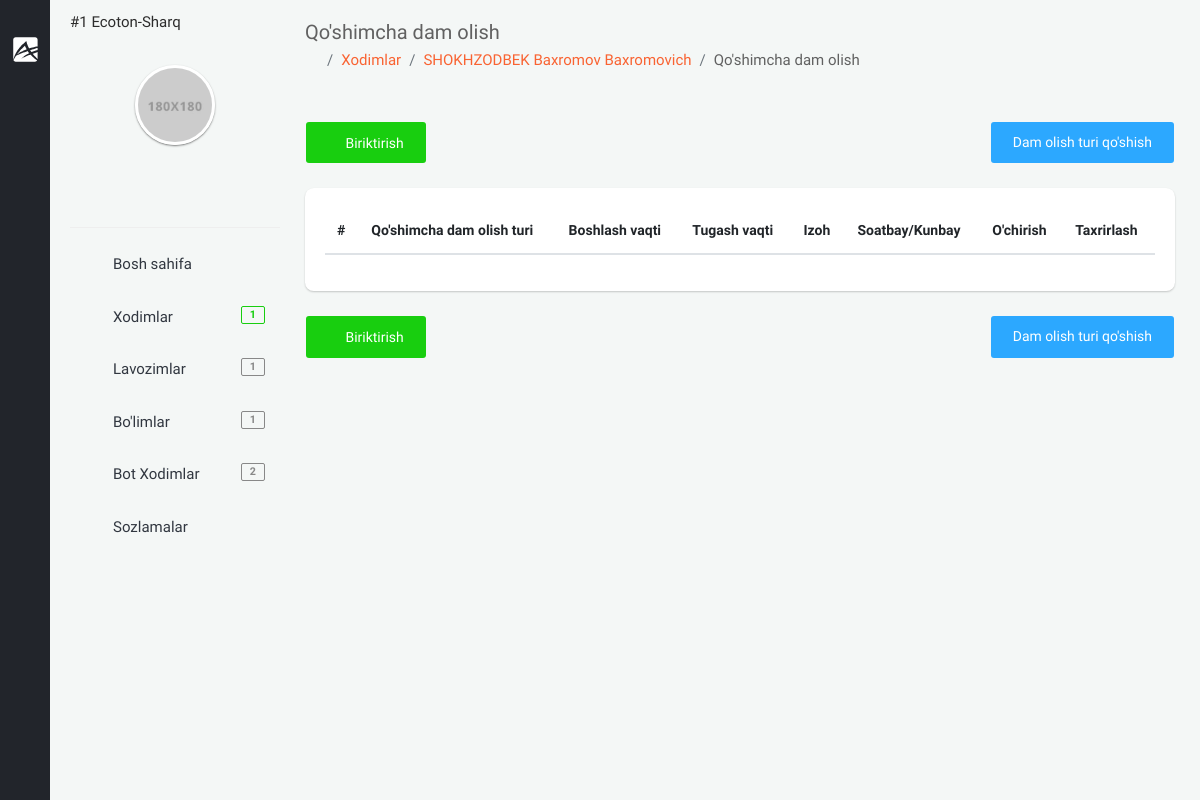
Page /backoffice/vacation/4 (signed in) on the committed database.
### app/models.py (models this page shows, shortened)
class User(AbstractUser):
    branch = models.ForeignKey(Branch, on_delete=models.CASCADE, null=True, blank=True, verbose_name="Filial")
    company = models.ForeignKey("Company", on_delete=models.CASCADE, null=True, blank=True, verbose_name='Kompaniya')
    is_director = models.BooleanField(default=True)
    created_at = models.DateTimeField(auto_now_add=True)
    class Meta:
        verbose_name_plural = "HR"

class Company(models.Model):
    name = models.CharField(max_length=100, verbose_name="Kompaniya nomi")
    phone = models.CharField(max_length=25, null=True, blank=True, verbose_name="Kompaniya telefon raqami")
    type = models.ForeignKey(TypeCompany, on_delete=models.CASCADE, null=True, blank=True,
                             verbose_name="Kompaniya turi")
    address = models.CharField(max_length=255, null=True, blank=True, verbose_name="Kompaniya manzili")
    creator = models.CharField(max_length=255, null=True, blank=True, verbose_name="Kompaniya asoschisi")
    text = RichTextUploadingField(null=True, blank=True, verbose_name="Kompaniya haqida qisqacha ma'lumot")
    video = models.FileField(upload_to='company/video/', null=True, blank=True,
                             verbose_name="Kompaniya haqida qisqacha video")
    info = models.TextField(null=True, blank=True, verbose_name="Bot uchun qisqacha ma'lumot")
    logo = models.ImageField(upload_to='company/image/', null=True, blank=True, verbose_name="Kompaniya logotipi")
    amount_of_staff = models.IntegerField(verbose_name="Hodimlar soni", default=1)
    created_at = models.DateTimeField(auto_now_add=True)
    def __str__(self):
        return f'#{self.id}  {self.name}'
    class Meta:
        ordering = ['-created_at']
        verbose_name_plural = "Kompaniya ma'lumotini qo'shish"

class Staff(models.Model):
    GENDER = (
        ('male', 'Erkak'),
        ('female', 'Ayol')
    )
    company = models.ForeignKey(Company, on_delete=models.CASCADE, verbose_name="Kompaniya")
    first_name = models.CharField(null=True, blank=True, max_length=255, verbose_name="Ism")
    second_name = models.CharField(null=True, blank=True, max_length=255, verbose_name="Familiya")
    last_name = models.CharField(null=True, blank=True, max_length=255, verbose_name="Otasining ismi")
    birth_date = models.DateField(null=True, blank=True, verbose_name="Tug'ilgan sana")
    gender = models.CharField(choices=GENDER, max_length=10, verbose_name="Jinsi")
    tabel_number = models.PositiveIntegerField(null=True, blank=True, verbose_name="Tabel raqami")
    start_work_at = models.DateField(null=True, blank=True, verbose_name="Ish boshlagan sana")
    account_number = models.BigIntegerField(null=True, blank=True, verbose_name="Xisob raqami")
    email = models.EmailField(unique=True, verbose_name="Elektron manzil")
    mobile_phone = models.CharField(null=True, blank=True, max_length=15, verbose_name="Mobil telefon")
    home_phone = models.CharField(null=True, blank=True, max_length=15, verbose_name="Uy telefoni")
    work_phone = models.CharField(null=True, blank=True, max_length=15, verbose_name="Ish telefoni")
    address = models.CharField(null=True, blank=True, max_length=255, verbose_name="Uy manzili")
    image = models.ImageField(upload_to='company/staff/image/', null=True, blank=True, verbose_name="Xodimning rasmi")
    qr_code = models.ImageField(upload_to='company/staff/qr_code/', null=True, blank=True, verbose_name="Xodimning qr code")
    department = models.ForeignKey(Department, on_delete=models.CASCADE, verbose_name="Bo'lim")
    position = models.ForeignKey(Position, on_delete=models.CASCADE, verbose_name="Lavozim")
    note = models.CharField(max_length=255, null=True, blank=True, verbose_name="Eslatma")
    work_plan = models.ForeignKey(WorkPlan, on_delete=models.CASCADE, null=True, blank=True, verbose_name="Ish jadvali")
    created_at = models.DateTimeField(auto_now_add=True)
    class Meta:
        ordering = ['-created_at']
        verbose_name_plural = "Xodimlar"

### backoffice/views.py (the view, shortened to what this page needs)
# urls.py: path('vacation/<int:pk>', views.VacationCreateView.as_view(), name='vacation'),
class VacationCreateView(LoginRequiredMixin, generic.CreateView):
    template_name = 'backoffice/pages/vacation/list.html'
    form_class = forms.VacationModelForm
    model = models.Vacation
    def get_context_data(self, *, object_list=None, **kwargs):
        ctx = super(VacationCreateView, self).get_context_data(**kwargs)
        staff_id = self.kwargs.get('pk')
        company = self.request.user.company
        ctx['staff'] = models.Staff.objects.get(id=staff_id)
        ctx['vacations'] = models.Vacation.objects.filter(staff_id=staff_id)
        ctx['vacation_types'] = models.VacationType.objects.filter(company=company)
        ctx['staff_id'] = staff_id
        return ctx

### backoffice/context_processors.py (called while the page is built)
def staff_amount(request):
    amount_staff = None
    if request.user.is_anonymous == False:
        company = request.user.company
        staff = models.Staff.objects.filter(company=company)
        amount_staff = staff.count()
    return {"amount_staff": amount_staff}

def position_amount(request):
    position_amounts = None
    if request.user.is_anonymous == False:
        company = request.user.company
        position = models.Position.objects.filter(company=company)
        position_amounts = position.count()
    return {
        'position_amounts': position_amounts
    }

def department_amount(request):
    department_amounts = None
    if request.user.is_anonymous == False:
        company = request.user.company
        department = models.Department.objects.filter(company=company)
        department_amounts = department.count()
    return {
        'department_amounts': department_amounts
    }

def bot_user_list_counter(request):
    department_amounts = None
    if request.user.is_anonymous == False:
        company = request.user.company
        department = models.NewStaff.objects.filter(company=company)
        department_amounts = department.count()
    return {
        'bot_user_list_counter': department_amounts
    }

### templates/backoffice/pages/vacation/list.html (shortened to what this page needs)
{% extends 'backoffice/base.html' %}
{% block content %}
    <section class="content">
        <div class="container-fluid">
            <div class="block-header">
                <div class="row clearfix">
                    <div class="col-lg-12 col-md-12 col-sm-12">
                        <h2>Qo'shimcha dam olish</h2>
                        <ul class="breadcrumb padding-0">
                            <li class="breadcrumb-item"><a href="{% url 'backoffice-main' %}"><i class="zmdi zmdi-home"></i></a></li>
                            <li class="breadcrumb-item"><a href="{% url 'staff' %}">Xodimlar</a></li>
                            <li class="breadcrumb-item"><a href="{% url 'staff-detail' staff.id %}">{{ staff.first_name}} {{ staff.second_name}} {{ staff.last_name}}</a></li>
                            <li class="breadcrumb-item">Qo'shimcha dam olish</li>
                        </ul>
                    </div>
                </div>
            </div>
            <div class="row clearfix">
                <div class="col-lg-12 col-md-12 col-sm-12">
                    <div class="card">
                        <div class="header">
                                <div class="button-demo js-modal-buttons d-flex justify-content-between">
                                    <button type="button" data-color="pink" data-toggle="modal" data-target="#colorModal"
                                            class="btn btn-success waves-effect"><i class="zmdi zmdi-plus"></i> Biriktirish
                                    </button>
                                    <a href="{% url 'vacation_type' %}" class="btn btn-info waves-effect">Dam olish turi qo'shish</a>
                                </div>
                        </div>
                        <div class="body table-responsive">
                            <table class="table table-hover">
                                <thead>
                                <tr>
                                    <th>#</th>
                                    <th>Qo'shimcha dam olish turi</th>
                                    <th>Boshlash vaqti</th>
                                    <th>Tugash vaqti</th>
                                    <th>Izoh</th>
                                    <th>Soatbay/Kunbay</th>
                                    <th>O'chirish</th>
                                    <th>Taxrirlash</th>
                                </tr>
                                </thead>
                            </table>
                        </div>
                        <div class="header">
                                <div class="button-demo js-modal-buttons d-flex justify-content-between">
                                    <button type="button" data-color="pink" data-toggle="modal" data-target="#colorModal"
                                            class="btn btn-success waves-effect"><i class="zmdi zmdi-plus"></i> Biriktirish
                                    </button>
                                    <a href="{% url 'vacation_type' %}" class="btn btn-info waves-effect">Dam olish turi qo'shish</a>
                                </div>
                        </div>
                    </div>
                </div>
            </div>
        </div>
    </section>
{% endblock %}

### templates/backoffice/parts/minileftbar.html (shortened to what this page needs)
{% load static %}
<aside id="minileftbar" class="minileftbar">
    <ul class="menu_list">
        <li>
            <a href="javascript:void(0);" class="bars" style="display: inline;"></a>
            <a class="navbar-brand" href="{% url 'backoffice-main' %}"><img src="{% static 'backoffice/assets/images/logo.svg' %}" alt="Alpino"></a>
        </li>
        <li><a href="javascript:void(0);" class="menu-sm"><i class="zmdi zmdi-swap"></i></a></li>
        <li><a href="" title="Events"><i class="zmdi zmdi-calendar"></i></a></li>
        <li><a href="" title="Contact List"><i class="zmdi zmdi-account-box-phone"></i></a></li>
        <li><a href="javascript:void(0);" class="fullscreen" data-provide="fullscreen"><i
                class="zmdi zmdi-fullscreen"></i></a></li>
        <li class="power">
            <a href="{% url 'logout' %}" class="mega-menu"><i class="zmdi zmdi-power"></i></a>
        </li>
    </ul>
</aside>
<aside class="right_menu">
    <div id="leftsidebar" class="sidebar">
        <div class="menu">
            <ul class="list">
                <li>
                    <p>{{ request.user.company }}</p>
                </li>
                <li>
                    <div class="user-info m-b-20">
                        <div class="image">
                            <a href="" class=" waves-effect waves-block"><img src="{% static 'backoffice/assets/images/profile_av.jpg' %}" alt="User"></a>
                        </div>
                        <div class="detail">
                            <a href="javascript:void(0);" title="" class=" waves-effect waves-block"><i class="zmdi zmdi-facebook-box"></i></a>
                            <a href="javascript:void(0);" title="" class=" waves-effect waves-block"><i class="zmdi zmdi-linkedin-box"></i></a>
                            <a href="javascript:void(0);" title="" class=" waves-effect waves-block"><i class="zmdi zmdi-instagram"></i></a>
                            <a href="javascript:void(0);" title="" class=" waves-effect waves-block"><i class="zmdi zmdi-twitter-box"></i></a>
                        </div>
                    </div>
                </li>
                <li><a href="{% url 'backoffice-main' %}" class="toggled waves-effect waves-block"><i class="zmdi zmdi-home"></i><span>Bosh sahifa</span></a></li>
                <li><a href="{% url 'staff' %}" class="menu-toggle waves-effect waves-block"><i class="zmdi zmdi zmdi-accounts-add"></i><span>Xodimlar</span><span class="badge badge-success float-right">{{ amount_staff }}</span></a>
                </li>
                <li><a href="{% url 'position' %}" class="menu-toggle waves-effect waves-block"><i class="zmdi zmdi-ticket-star"></i><span>Lavozimlar</span><span class="badge badge-default float-right">{{ position_amounts }}</span></a>
                </li>
                <li>
                    <a href="{% url 'department' %}" class="menu-toggle waves-effect waves-block"><i class="zmdi zmdi-window-maximize"></i><span>Bo'limlar</span> <span class="badge badge-default float-right">{{ department_amounts }}</span></a>
                </li>
                <li>
                    <a href="{% url 'new_telegram_staff' %}" class="menu-toggle waves-effect waves-block"><i class="zmdi zmdi-account-box-o "></i><span>Bot Xodimlar</span> <span class="badge badge-default float-right">{{ bot_user_list_counter }}</span></a>
                </li>
                <li>
                    <a href="{% url 'settings' %}" class="menu-toggle waves-effect waves-block"><i class="zmdi zmdi-settings zmdi-hc-spin"></i><span>Sozlamalar</span></a>
                </li>
            </ul>
        </div>
    </div>
</aside>

### backoffice/static/backoffice/assets/css/color_skins.css (style rules this page uses)
.theme-black .minileftbar { background: #22252b }
.theme-black .minileftbar .menu_list li a { color: #afafaf }

### rows in the picture
User: user.company "#1 Ecoton-Sharq"
Staff: first_name "SHOKHZODBEK", second_name "Baxromov", last_name "Baxromovich"

### other values in the picture
{{ amount_staff }} "1"
{{ position_amounts }} "1"
{{ department_amounts }} "1"
{{ bot_user_list_counter }} "2"
